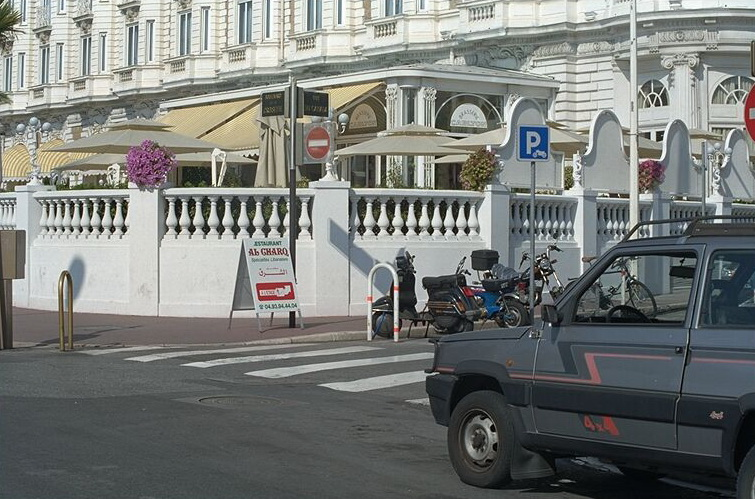
#> input picture PW_panorama/image0006.jpg, 755 x 499 px, given in place of square9.png, which was not available
$ python lucas_square.py
#> lines starting #> are read from the running program, lines starting #| are printed output that depends on the picture; pictures that were not available may be replaced by others from this repository, and a replacement may not be noted
### TP_optical_flow/code/lucas.py
import numpy as np
import matplotlib.pyplot as plt
from gradhorn import gradhorn
from scipy import signal
from middlebury import readflo
from utils import dataset, angular_error, endPoint_error, relative_norm_error
from skimage import io

def lucas(I1,I2,n):
    Ix,Iy,It = gradhorn(I1,I2)
    w = np.zeros((I1.shape[0], I1.shape[1],2))
    epsilon=0.0000000001

    n = int(n/2)
    for i in range(n,I1.shape[0]-n+1):
        for j in range(n,I1.shape[1]-n+1):
            Ax = Ix[i-n:i+n+1,j-n:j+n+1].flatten()
            Ay = Iy[i-n:i+n+1,j-n:j+n+1].flatten()
            A = np.dstack((Ax,Ay))
            A = A.reshape((A.shape[1],A.shape[2]))
            B = -It[i-n:i+n+1,j-n:j+n+1].flatten()
            w[i,j,:] = np.linalg.inv(A.T@A+epsilon*np.eye(2))@A.T@B
    return w

# [22 lines left out: functions gaussian_kernel, lucas_gaussian, not called in this run]

def optimize_lucas_kanade(dataset_name,smallest_window,biggest_window,step):
#> called with dataset_name = 'square', smallest_window = 3, biggest_window = 100, step = 1
    def rgb2gray(rgb):

        r, g, b = rgb[:,:,0], rgb[:,:,1], rgb[:,:,2]
        gray = 0.2989 * r + 0.5870 * g + 0.1140 * b

        return gray
    best_window_size = {}

    errors = {}
    errors["mean"] = {}
    errors["mean"]["Angular error"] = []
    errors["mean"]["EndPoint error"] = []
    errors["mean"]["Relative norm error"] = []

    errors["std"] = {}
    errors["std"]["Angular error"] = []
    errors["std"]["EndPoint error"] = []
    errors["std"]["Relative norm error"] = []

    min_error = {}

    best_flow = {}

    for window_size in range(smallest_window,biggest_window,step):
        print("\rwindow_size : " + str(window_size) + "/" + str(biggest_window),end='')

        I1 = plt.imread("../data/" + dataset_name + "/" + dataset["image 1"][dataset_name])
#> I1 is the input picture: shape (499, 755, 3); mean R, G, B 120.6, 123.5, 120.4
        I2 = plt.imread("../data/" + dataset_name + "/" + dataset["image 2"][dataset_name])
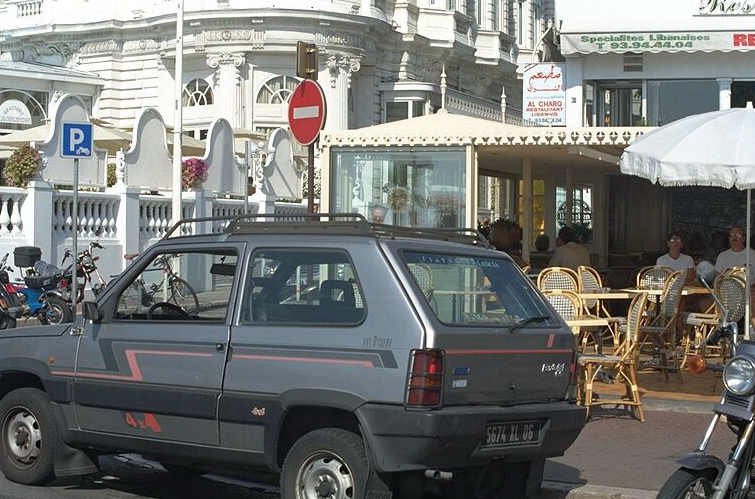
#> input picture PW_panorama/image0007.jpg, 755 x 499 px, given in place of square10.png, which was not available
#> I2 is the input picture: shape (499, 755, 3); mean R, G, B 118.4, 119.8, 117

        if(I1.ndim == 3):
            I1 = rgb2gray(I1)
        if(I2.ndim == 3):
            I2 = rgb2gray(I2)
#> in rgb2gray (call 2), `r, g, b = rgb[:,:,0], rgb[:,:,1], rgb[:,:,2]`:
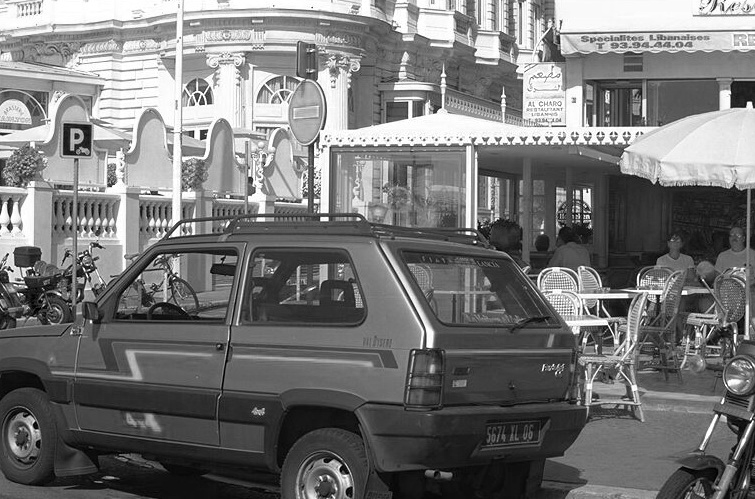
#> r: shape (499, 755); min 0, max 255, mean 118.4
#> in rgb2gray (call 2), `r, g, b = rgb[:,:,0], rgb[:,:,1], rgb[:,:,2]`:
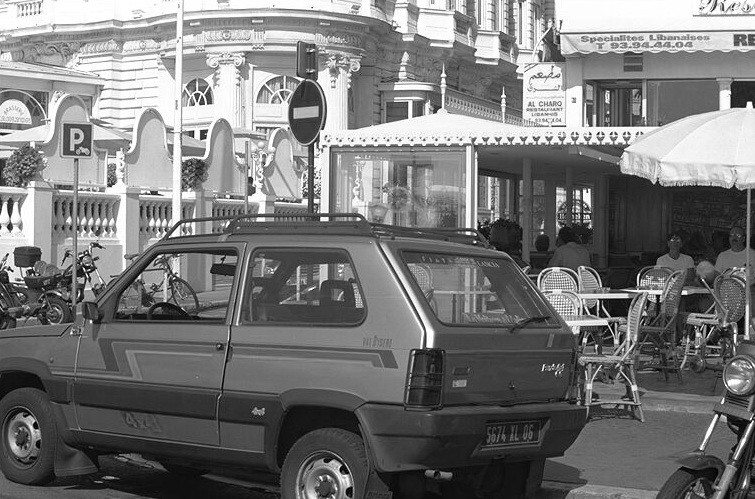
#> g: shape (499, 755); min 0, max 255, mean 119.8
#> in rgb2gray (call 2), `r, g, b = rgb[:,:,0], rgb[:,:,1], rgb[:,:,2]`:
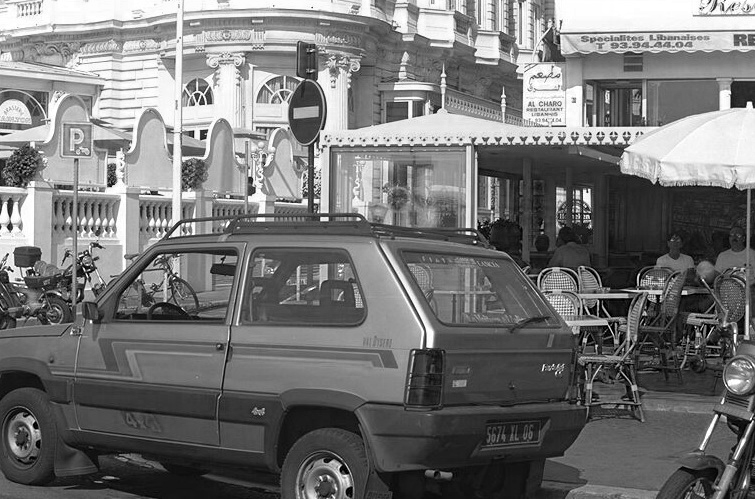
#> b: shape (499, 755); min 0, max 255, mean 117

        estimated_flow = lucas(I1,I2,window_size)
        gt_flow = readflo('../data/' + dataset_name + '/' + dataset["groundtruth"][dataset_name])

        ang_error_img = angular_error(estimated_flow,gt_flow)
        mean_ang_error_img = np.mean(ang_error_img)

        errors["mean"]["Angular error"].append(mean_ang_error_img)
        errors["std"]["Angular error"].append(np.std(ang_error_img))

        epe_error_img = endPoint_error(estimated_flow,gt_flow)
        mean_epe_error_img = np.mean(epe_error_img)

        errors["mean"]["EndPoint error"].append(mean_epe_error_img)
        errors["std"]["EndPoint error"].append(np.std(epe_error_img))

        norm_error_img = relative_norm_error(estimated_flow,gt_flow)
        mean_norm_error_img = np.mean(norm_error_img)

        errors["mean"]["Relative norm error"].append(np.mean(norm_error_img))
        errors["std"]["Relative norm error"].append(np.std(norm_error_img))

        if(window_size == smallest_window):
            min_error["ang"] = mean_ang_error_img
            best_flow["ang"] = estimated_flow
            best_window_size["angular error"] = window_size

            min_error["EPE"] = mean_epe_error_img
            best_flow["EPE"] = estimated_flow
            best_window_size["EPE"] = window_size

            min_error["norm"] = np.abs(mean_norm_error_img)
            best_flow["norm"] = estimated_flow
            best_window_size["norm"] = window_size
        else:
            if(mean_ang_error_img < min_error["ang"]):
                min_error["ang"] = mean_ang_error_img
                best_flow["ang"] = estimated_flow
                best_window_size["angular error"] = window_size

            if(mean_epe_error_img < min_error["EPE"]):
                min_error["EPE"] = mean_epe_error_img
                best_flow["EPE"] = estimated_flow
                best_window_size["EPE"] = window_size

            if(np.abs(mean_norm_error_img) < min_error["norm"]):
                min_error["norm"] = np.abs(mean_norm_error_img)
                best_flow["norm"] = estimated_flow
                best_window_size["norm"] = window_size

    return min_error,best_flow,best_window_size,errors

### TP_optical_flow/code/gradhorn.py
import numpy as np
import os
import scipy
import matplotlib.pyplot as plt


def gradhorn(I1, I2):
    filter_x = 0.25*np.asarray([[0,0,0],[0,-1,1],[0,-1,1]])
    filter_y = 0.25*np.asarray([[0,0,0],[0,-1,-1],[0,1,1]])
    filter_t = 0.25*np.asarray([[0,0,0],[0,1,1],[0,1,1]])
    Ix = scipy.signal.convolve2d(I1,filter_x,mode='same')+scipy.signal.convolve2d(I2,filter_x,mode='same')
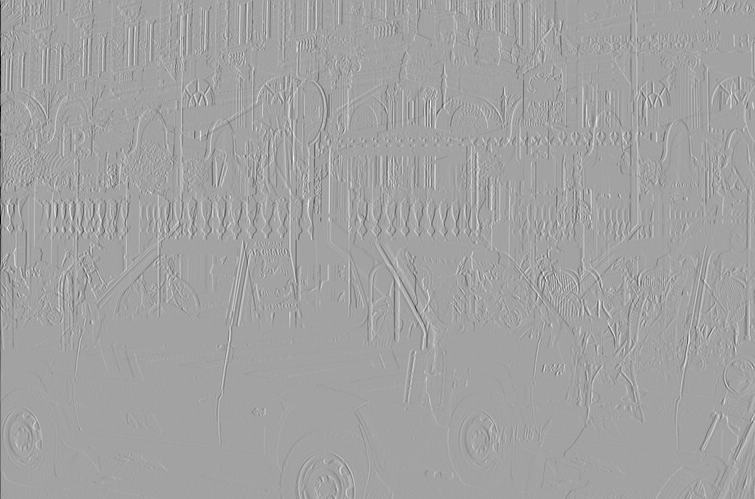
#> Ix: shape (499, 755) float64; min -234.5, max 133.3, mean -0.1; drawn with min black and max white
    Iy = scipy.signal.convolve2d(I1,filter_y,mode='same')+scipy.signal.convolve2d(I2,filter_y,mode='same')
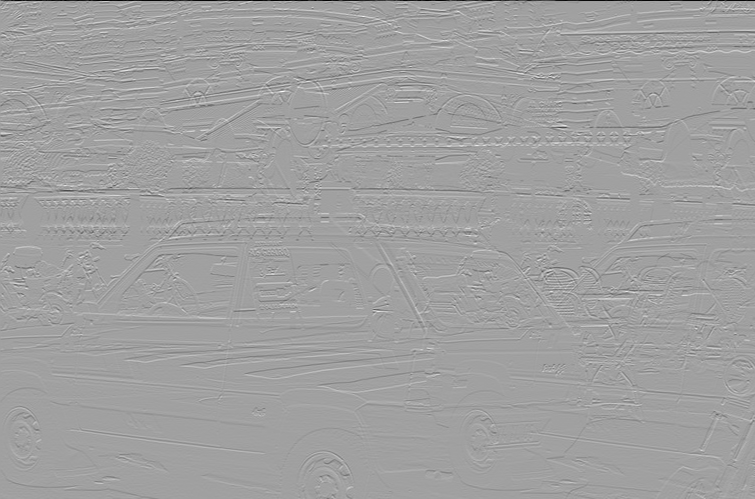
#> Iy: shape (499, 755) float64; min -254.2, max 149.3, mean -0.1; drawn with min black and max white
    It = scipy.signal.convolve2d(I2,filter_t,mode='same')-scipy.signal.convolve2d(I1,filter_t,mode='same')
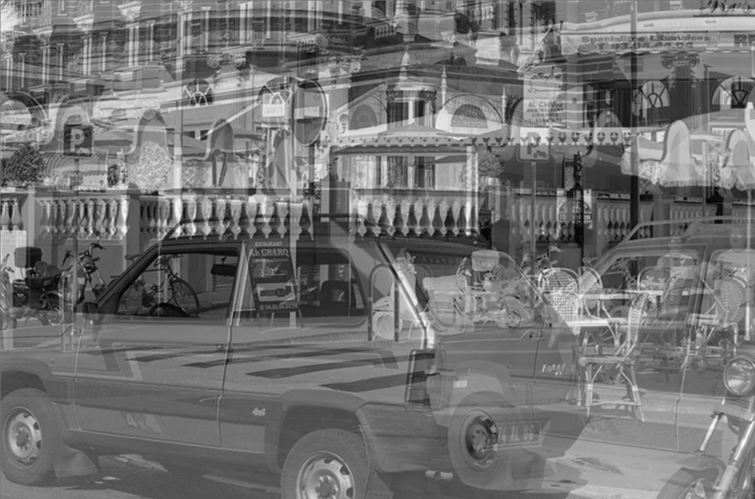
#> It: shape (499, 755) float64; min -206.8, max 244.9, mean -3.2; drawn with min black and max white
    return Ix,Iy,It

# [6 lines left out: function rgb2gray, not called in this run]

# [15 lines that do not run on import are left out]

### TP_optical_flow/code/middlebury.py
## Middlebury color representation
##
## according to Matlab source code of Deqing Sun (dqsun@cs.brown.edu)
## Python translation by Dominique Bereziat (dominique.bereziat@lip6.fr)

import numpy as np
import os
import scipy


# [72 lines left out: function computeColor, not called in this run]


TAG_FLOAT = 202021.25

def readflo(file):
    """ Read a velocity file from disk """
    assert type(file) is str, "file is not str %r" % str(file)
#> (the run stopped early here; a loop or call above may not have finished)
